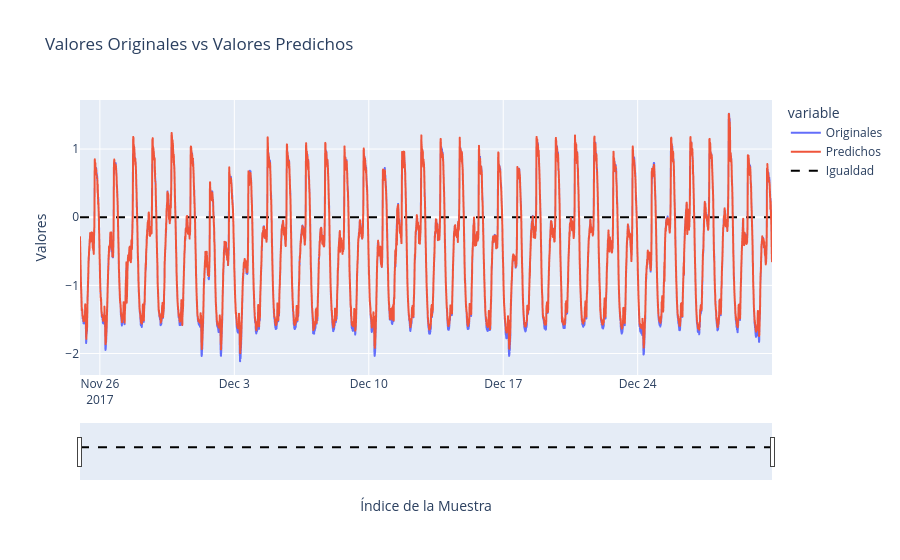

The notebook cell saved with this chart:
### Code cell
# Crea un DataFrame con los datos originales y los predichos
df = pd.DataFrame({'Originales': valY.flatten(), 'Predichos': prediccionLSTM.flatten()})
df.index = val_date

fecha_inicio = df.index[0]
fecha_fin = df.index[-1]


fig = px.line(df, title='Valores Originales vs Valores Predichos')
fig.update_xaxes(rangeslider_visible=True, title='Índice de la Muestra', range=[fecha_inicio, fecha_fin])
fig.update_yaxes(title='Valores')


fig.add_trace(go.Scatter(x=df.index, y=[0] * len(df), mode='lines', name='Igualdad', line=dict(color='black', dash='dash')))
dfLSTM = df
fig.show()

### Figure 1 — Plotly figure (JSON) as saved in the notebook; plotly's stock layout.template omitted (floating-point values rounded to 4 significant figures; data arrays with more than 128 entries replaced by an {"elided": "..."} marker saying what was removed)
{"data": [{"hovertemplate": "variable=Originales<br>index=%{x}<br>value=%{y}<extra></extra>", "legendgroup": "Originales", "line": {"color": "#636efa", "dash": "solid"}, "marker": {"symbol": "circle"}, "mode": "lines", "name": "Originales", "showlegend": true, "type": "scattergl", "x": {"elided": "5189 str values"}, "xaxis": "x", "y": {"elided": "5189 float values"}, "yaxis": "y"}, {"hovertemplate": "variable=Predichos<br>index=%{x}<br>value=%{y}<extra></extra>", "legendgroup": "Predichos", "line": {"color": "#EF553B", "dash": "solid"}, "marker": {"symbol": "circle"}, "mode": "lines", "name": "Predichos", "showlegend": true, "type": "scattergl", "x": {"elided": "5189 str values"}, "xaxis": "x", "y": {"elided": "5189 float values"}, "yaxis": "y"}, {"line": {"color": "black", "dash": "dash"}, "mode": "lines", "name": "Igualdad", "type": "scatter", "x": {"elided": "5189 str values"}, "y": {"elided": "5189 int values"}}], "layout": {"legend": {"title": {"text": "variable"}, "tracegroupgap": 0}, "title": {"text": "Valores Originales vs Valores Predichos"}, "xaxis": {"anchor": "y", "domain": [0, 1], "range": ["2017-11-24T23:10:00", "2017-12-30T23:50:00"], "rangeslider": {"visible": true}, "title": {"text": "Índice de la Muestra"}}, "yaxis": {"anchor": "x", "domain": [0, 1], "title": {"text": "Valores"}}}}
